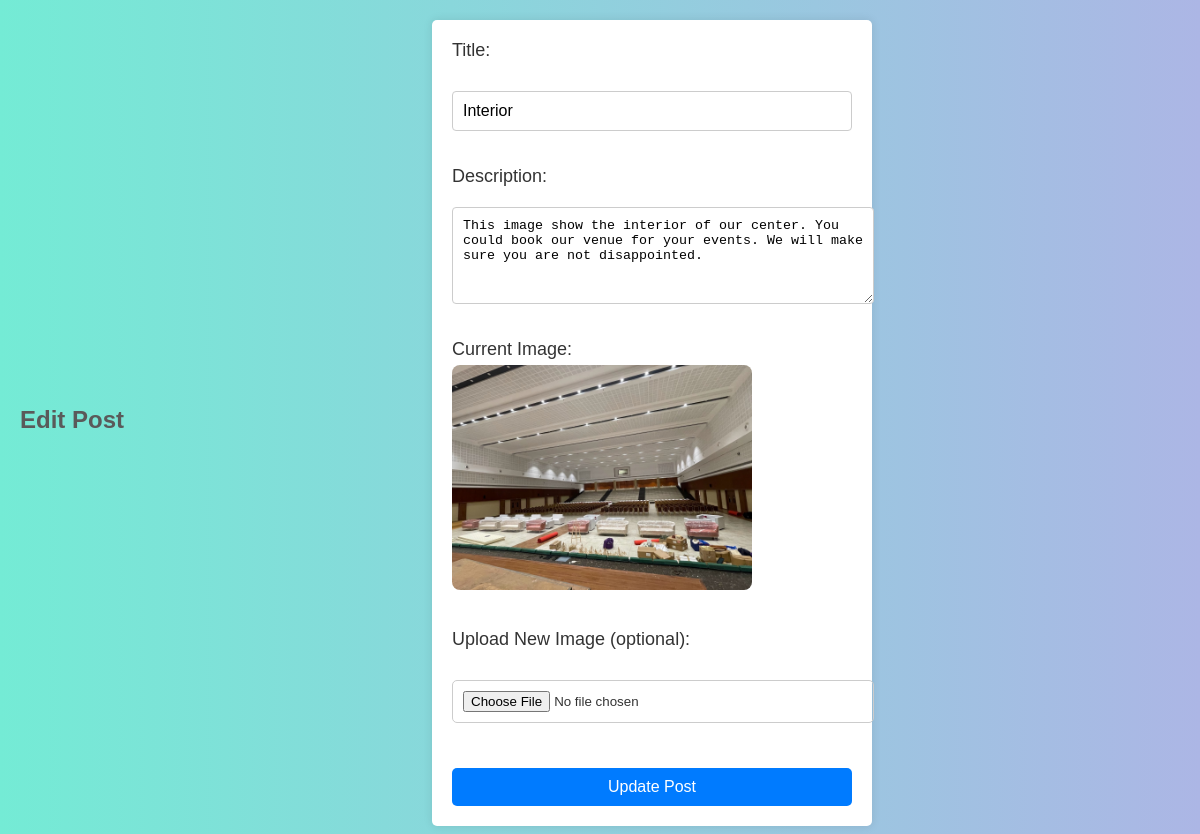
Screenshot of /edit_post.php?post_id=5 (signed in) with the database file from the repository.
### tables this page shows
CREATE TABLE `event_team_post` (
  `post_id` int(11) NOT NULL,
  `team_id` int(11) NOT NULL,
  `title` varchar(255) NOT NULL,
  `description` text NOT NULL,
  `image` varchar(255) NOT NULL,
  `created_at` timestamp NOT NULL DEFAULT current_timestamp(),
  `likes` int(11) DEFAULT 0
);

### edit_post.php (the view, shortened to what this page needs)
<?php
require_once 'includes/db_connect.php';
$teamId = $_SESSION['teamid'];
$postId = $_GET['post_id'];
$stmt = $conn->prepare("SELECT title, description, image FROM event_team_post WHERE post_id = ? AND team_id = ?");
$stmt->bind_param("ii", $postId, $teamId);
$stmt->execute();
$result = $stmt->get_result();
$post = $result->fetch_assoc();
?>
<!DOCTYPE html>
<html lang="en">
<head>
    <link rel="stylesheet" href="styles.css">
</head>
<body>
    <h2>Edit Post</h2>
    <div class="container">
    <form action="edit_post.php?post_id=<?php echo $postId; ?>" method="POST" enctype="multipart/form-data">
        <label for="title">Title:</label>
        <input type="text" name="title" id="title" value="<?php echo htmlspecialchars($post['title']); ?>" required>
        <label for="description">Description:</label>
        <textarea name="description" id="description" rows="5" required><?php echo htmlspecialchars($post['description']); ?></textarea>
        <div class="current-image">
            <label>Current Image:</label>
            <?php if ($post['image']): ?>
                <img src="uploads/<?php echo htmlspecialchars($post['image']); ?>" alt="Post Image">
            <?php else: ?>
                <p>No image available.</p>
            <?php endif; ?>
        </div>
        <label for="image">Upload New Image (optional):</label>
        <input type="file" name="image" id="image">
        <button type="submit">Update Post</button>
    </form>
    </div>
</body>
</html>

### styles.css (style rules this page uses)
.container { width: 100%; max-width: 400px; margin: 50px auto; padding: 20px; background-color: #fff; border-radius: 8px; box-shadow: 0 0 10px rgba(0, 0, 0, 0.1); }
h2 { text-align: center; margin-bottom: 20px; font-size: 24px; }
form { display: flex; flex-direction: column; gap: 15px; }
input[type="email"], input[type="password"], input[type="text"], button { width: 100%; padding: 10px; border-radius: 4px; border: 1px solid #ccc; font-size: 16px; box-sizing: border-box; }
button { background-color: #4CAF50; color: white; border: none; cursor: pointer; font-size: 18px; }
body { font-family: 'Segoe UI', Tahoma, Geneva, Verdana, sans-serif; background: linear-gradient(to right, #74ebd5, #acb6e5); display: flex; justify-content: center; align-items: center; height: 100vh; margin: 0; color: #333; }
h2 { margin-bottom: 20px; color: #5A5A5A; }
button { background-color: #5A67D8; color: white; border: none; padding: 15px; cursor: pointer; border-radius: 5px; width: 100%; font-size: 16px; transition: background-color 0.3s; margin-top: 10px; }
body { font-family: Arial, sans-serif; background-color: #f2f2f2; margin: 0; padding: 0; }
.container { max-width: 400px; margin: 50px auto; padding: 20px; background-color: #ffffff; border-radius: 5px; box-shadow: 0 2px 5px rgba(0, 0, 0, 0.1); }
h2 { text-align: center; }
input { width: 100%; padding: 10px; margin: 10px 0; border: 1px solid #ccc; border-radius: 5px; }
button { width: 100%; padding: 10px; background-color: #4CAF50; color: white; border: none; border-radius: 5px; cursor: pointer; }
.container { max-width: 400px; margin: 50px auto; padding: 20px; background-color: #fff; border-radius: 5px; box-shadow: 0 0 10px rgba(0, 0, 0, 0.1); }
h2 { text-align: center; margin-bottom: 20px; }
input[type="text"], input[type="email"], input[type="password"], input[type="tel"] { width: 100%; padding: 12px; margin: 10px 0; border: 1px solid #ccc; border-radius: 4px; box-sizing: border-box; }
input[type="text"], input[type="email"], input[type="password"], input[type="tel"] { width: 100%; padding: 12px; margin: 10px 0; border: 1px solid #ccc; border-radius: 4px; box-sizing: border-box; font-size: 16px; }
input[type="text"]::placeholder, input[type="email"]::placeholder, input[type="password"]::placeholder, input[type="tel"]::placeholder { font-size: 16px; color: #aaa; }
.container { width: 80%; margin: auto; padding: 20px; }

### edit_post.php (style rules this page uses)
body { font-family: Arial, sans-serif; padding: 20px; }
form { max-width: 600px; margin: 0 auto; }
label { font-size: 18px; margin-bottom: 5px; display: block; }
input[type="text"], textarea { width: 100%; padding: 10px; margin-bottom: 20px; border: 1px solid #ccc; border-radius: 4px; }
input[type="file"] { margin-bottom: 20px; }
button { padding: 10px 20px; background-color: #007BFF; color: white; border: none; border-radius: 5px; cursor: pointer; }
.current-image { margin-bottom: 20px; }
.current-image img { max-width: 300px; border-radius: 8px; }

### rows the page displays
event_team_post: title "Interior", description "This image show the interior of our center. You could book our venue for your events. We will make sure you are not disappointed.", image (picture)
